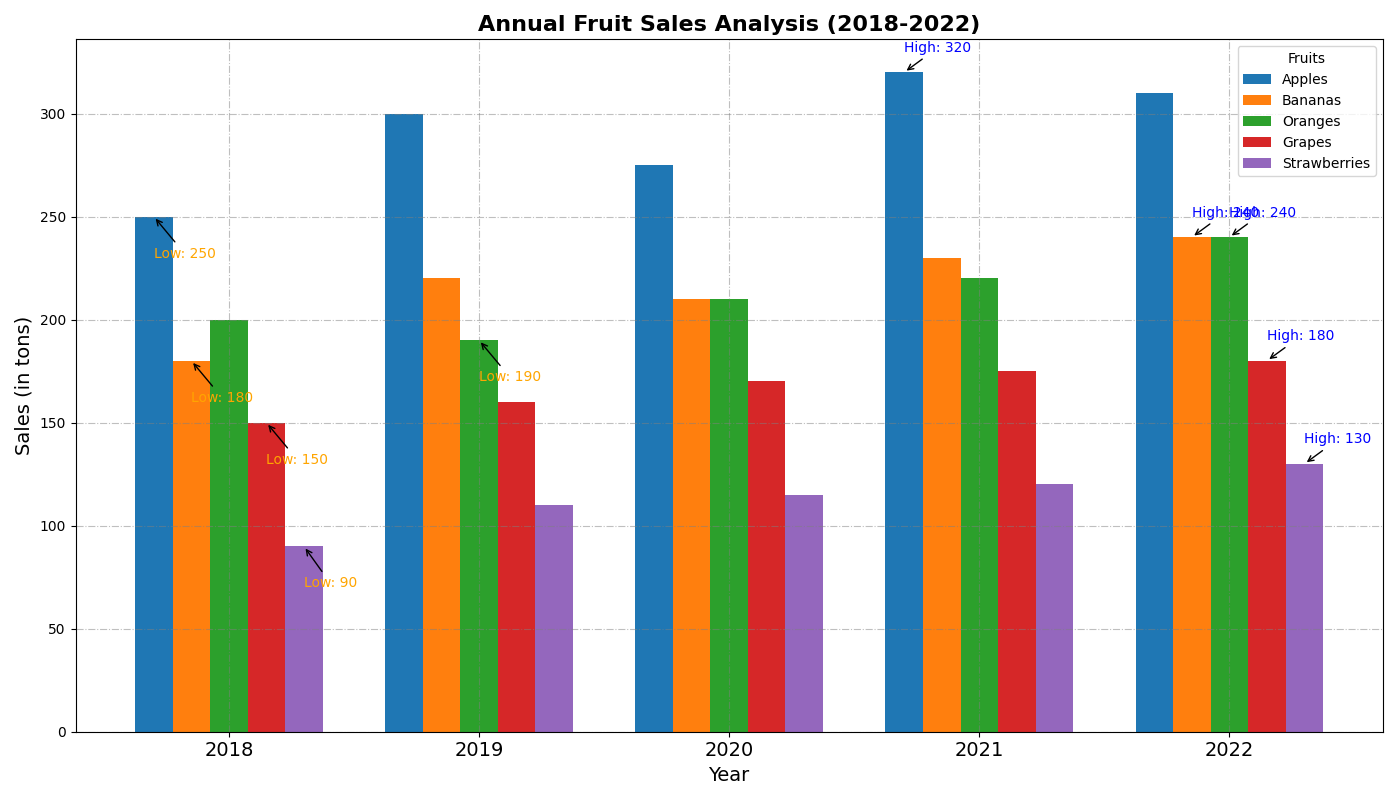

Write Python code to recreate this figure.
import matplotlib.pyplot as plt
import numpy as np

# Define years and fruits
years = np.array(['2018', '2019', '2020', '2021', '2022'])
fruits = ["Apples", "Bananas", "Oranges", "Grapes", "Strawberries"]

# Sales data for each fruit over the years (in tons)
apple_sales = np.array([250, 300, 275, 320, 310])
banana_sales = np.array([180, 220, 210, 230, 240])
orange_sales = np.array([200, 190, 210, 220, 240])
grape_sales = np.array([150, 160, 170, 175, 180])
strawberry_sales = np.array([90, 110, 115, 120, 130])

# Stack the sales data for easy bar plotting
sales_data = np.vstack([apple_sales, banana_sales, orange_sales, grape_sales, strawberry_sales])

# Create a figure and axis
fig, ax = plt.subplots(figsize=(14, 8))

# Define bar positions and width
bar_width = 0.15
x = np.arange(len(years))

# Plot each fruit's sales data as grouped bars with unique colors for each
colors = ['#1f77b4', '#ff7f0e', '#2ca02c', '#d62728', '#9467bd']
for i, (fruit, color) in enumerate(zip(fruits, colors)):
    ax.bar(x + i*bar_width, sales_data[i], width=bar_width, label=fruit, color=color)

# Title and labels
ax.set_title("Annual Fruit Sales Analysis (2018-2022)", fontsize=16, fontweight='bold')
ax.set_xlabel("Year", fontsize=14)
ax.set_ylabel("Sales (in tons)", fontsize=14)

# Customize x-axis with year labels
ax.set_xticks(x + bar_width * (len(fruits) - 1) / 2)
ax.set_xticklabels(years, fontsize=14)

# Add a legend
ax.legend(title='Fruits', fontsize=10, loc='upper right')

# Grid with different style and color
ax.grid(True, linestyle='-.', color='gray', alpha=0.5)

# Annotate highest and lowest sales for each fruit
for i, fruit in enumerate(fruits):
    max_sales = sales_data[i].max()
    min_sales = sales_data[i].min()
    ax.annotate(f'High: {max_sales}', xy=(x[sales_data[i].argmax()] + i*bar_width, max_sales),
                xytext=(x[sales_data[i].argmax()] + i*bar_width, max_sales + 10),
                arrowprops=dict(facecolor='blue', arrowstyle='->'), fontsize=10, color='blue')
    ax.annotate(f'Low: {min_sales}', xy=(x[sales_data[i].argmin()] + i*bar_width, min_sales),
                xytext=(x[sales_data[i].argmin()] + i*bar_width, min_sales - 20),
                arrowprops=dict(facecolor='orange', arrowstyle='->'), fontsize=10, color='orange')

# Adjust the layout to prevent overlap
plt.tight_layout()

# Show the plot
plt.show()
